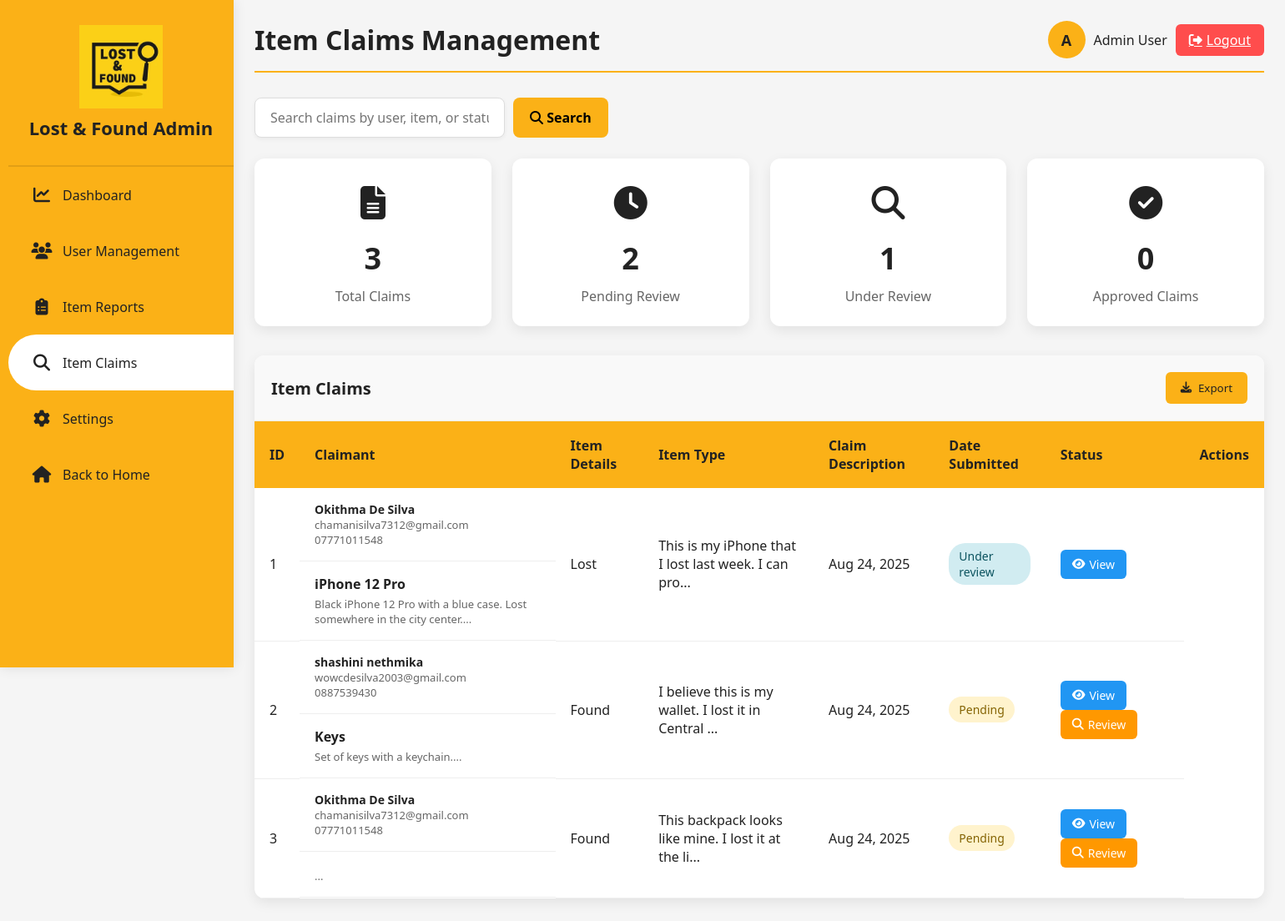
Page /itemclaims.php (signed in) on the committed database.
### tables this page shows
CREATE TABLE IF NOT EXISTS item_claims (
    id INT(11) NOT NULL AUTO_INCREMENT,
    user_id INT(11) NOT NULL,
    item_id INT(11) NOT NULL,
    item_type ENUM('lost', 'found') NOT NULL,
    claim_description TEXT NOT NULL,
    proof_details TEXT,
    status ENUM('pending', 'under_review', 'approved', 'rejected') DEFAULT 'pending',
    admin_notes TEXT,
    created_at TIMESTAMP DEFAULT CURRENT_TIMESTAMP,
    updated_at TIMESTAMP DEFAULT CURRENT_TIMESTAMP ON UPDATE CURRENT_TIMESTAMP,
    PRIMARY KEY (id),
    FOREIGN KEY (user_id) REFERENCES user_details(id) ON DELETE CASCADE
);

CREATE TABLE `user_details` (
  `id` int(11) NOT NULL,
  `full_name` varchar(100) NOT NULL,
  `username` varchar(250) DEFAULT NULL,
  `email` varchar(100) NOT NULL,
  `nic` varchar(20) NOT NULL,
  `address_line1` varchar(150) NOT NULL,
  `address_line2` varchar(150) DEFAULT NULL,
  `contact_number` varchar(20) DEFAULT NULL,
  `password` varchar(255) NOT NULL,
  `created_at` timestamp NOT NULL DEFAULT current_timestamp()
);

### itemclaims.php (the view, shortened to what this page needs)
<?php
$servername = "localhost";
$username = "root";
$password = "";
$dbname = "lostfounddb";
$conn = new mysqli($servername, $username, $password, $dbname);
$searchTerm = "";
$claims = [];
if ($_SERVER["REQUEST_METHOD"] == "POST" && isset($_POST['search'])) {
    $searchTerm = $conn->real_escape_string($_POST['search']);
    $sql = "SELECT ic.*, ud.full_name, ud.email, ud.contact_number,
                   CASE
                     WHEN ic.item_type = 'lost' THEN li.item_name
                     ELSE fi.item_name
                   END as item_name,
                   CASE
                     WHEN ic.item_type = 'lost' THEN li.description
                     ELSE fi.description
                   END as item_description
            FROM item_claims ic
            JOIN user_details ud ON ic.user_id = ud.id
            LEFT JOIN lost_items li ON ic.item_type = 'lost' AND ic.item_id = li.id
            LEFT JOIN found_items fi ON ic.item_type = 'found' AND ic.item_id = fi.id
            WHERE ud.full_name LIKE '%$searchTerm%' OR
                  ud.email LIKE '%$searchTerm%' OR
                  ic.claim_description LIKE '%$searchTerm%' OR
                  ic.status LIKE '%$searchTerm%'
            ORDER BY ic.created_at DESC";
} else {
    $sql = "SELECT ic.*, ud.full_name, ud.email, ud.contact_number,
                   CASE
                     WHEN ic.item_type = 'lost' THEN li.item_name
                     ELSE fi.item_name
                   END as item_name,
                   CASE
                     WHEN ic.item_type = 'lost' THEN li.description
                     ELSE fi.description
                   END as item_description
            FROM item_claims ic
            JOIN user_details ud ON ic.user_id = ud.id
            LEFT JOIN lost_items li ON ic.item_type = 'lost' AND ic.item_id = li.id
            LEFT JOIN found_items fi ON ic.item_type = 'found' AND ic.item_id = fi.id
            ORDER BY ic.created_at DESC";
}
$result = $conn->query($sql);
if ($result && $result->num_rows > 0) {
    while($row = $result->fetch_assoc()) {
        $claims[] = $row;
    }
}
$totalClaims = 0;
$pendingClaims = 0;
$underReviewClaims = 0;
$approvedClaims = 0;
$sql = "SELECT COUNT(*) as total FROM item_claims";
$result = $conn->query($sql);
if ($result) {
    $totalClaims = $result->fetch_assoc()['total'];
}
$sql = "SELECT COUNT(*) as count FROM item_claims WHERE status = 'pending'";
$result = $conn->query($sql);
if ($result) {
    $pendingClaims = $result->fetch_assoc()['count'];
}
$sql = "SELECT COUNT(*) as count FROM item_claims WHERE status = 'under_review'";
$result = $conn->query($sql);
if ($result) {
    $underReviewClaims = $result->fetch_assoc()['count'];
}
$sql = "SELECT COUNT(*) as count FROM item_claims WHERE status = 'approved'";
$result = $conn->query($sql);
if ($result) {
    $approvedClaims = $result->fetch_assoc()['count'];
}
?>
<!DOCTYPE html>
<html lang="en">
<head>
    <link rel="stylesheet" href="https://cdnjs.cloudflare.com/ajax/libs/font-awesome/6.4.0/css/all.min.css">
</head>
<body>
    <div class="container">
        <div class="navigation">
            <a href="#" class="logo-link">
                <span class="icon">
                    <img src="logo2.png" alt="Logo">
                </span>
                <span class="logo-text">Lost & Found Admin</span>
            </a>
            <ul>
                <li>
                    <a href="admindashboard.php">
                        <span class="icon"><i class="fas fa-chart-line"></i></span>
                        <span class="title">Dashboard</span>
                    </a>
                </li>
                <li>
                    <a href="usermanagement.php">
                        <span class="icon"><i class="fas fa-users"></i></span>
                        <span class="title">User Management</span>
                    </a>
                </li>
                <li>
                    <a href="itemreports.php">
                        <span class="icon"><i class="fas fa-clipboard-list"></i></span>
                        <span class="title">Item Reports</span>
                    </a>
                </li>
                <li>
                    <a href="#" class="active">
                        <span class="icon"><i class="fas fa-search"></i></span>
                        <span class="title">Item Claims</span>
                    </a>
                </li>
                <li>
                    <a href="#">
                        <span class="icon"><i class="fas fa-cog"></i></span>
                        <span class="title">Settings</span>
                    </a>
                </li>
                <li>
                    <a href="home.html">
                        <span class="icon"><i class="fas fa-home"></i></span>
                        <span class="title">Back to Home</span>
                    </a>
                </li>
            </ul>
        </div>
        <div class="main-content">
            <div class="dashboard-header">
                <h1 class="dashboard-title">Item Claims Management</h1>
                <div style="display: flex; align-items: center;">
                    <div class="user-welcome">
                        <div class="user-avatar">A</div>
                        <div>Admin User</div>
                    </div>
                    <a href="logout.php" class="logout-btn">
                        <i class="fas fa-sign-out-alt"></i> Logout
                    </a>
                </div>
            </div>
            <form method="POST" action="" class="search-container">
                <input type="text" class="search-input" name="search" placeholder="Search claims by user, item, or status..."
                       value="<?php echo htmlspecialchars($searchTerm); ?>">
                <button type="submit" class="search-btn">
                    <i class="fas fa-search"></i> Search
                </button>
            </form>
            <div class="stats-container">
                <div class="stat-card fade-in">
                    <div class="stat-icon"><i class="fas fa-file-alt"></i></div>
                    <div class="stat-number"><?php echo $totalClaims; ?></div>
                    <div class="stat-label">Total Claims</div>
                </div>
                <div class="stat-card fade-in">
                    <div class="stat-icon"><i class="fas fa-clock"></i></div>
                    <div class="stat-number"><?php echo $pendingClaims; ?></div>
                    <div class="stat-label">Pending Review</div>
                </div>
                <div class="stat-card fade-in">
                    <div class="stat-icon"><i class="fas fa-search"></i></div>
                    <div class="stat-number"><?php echo $underReviewClaims; ?></div>
                    <div class="stat-label">Under Review</div>
                </div>
                <div class="stat-card fade-in">
                    <div class="stat-icon"><i class="fas fa-check-circle"></i></div>
                    <div class="stat-number"><?php echo $approvedClaims; ?></div>
                    <div class="stat-label">Approved Claims</div>
                </div>
            </div>
            <div class="table-container fade-in">
                <div class="table-header">
                    <div class="table-title">Item Claims</div>
                    <div class="action-buttons">
                        <button class="btn btn-primary">
                            <i class="fas fa-download"></i> Export
                        </button>
                    </div>
                </div>
                <table class="claims-table">
                    <thead>
                        <tr>
                            <th>ID</th>
                            <th>Claimant</th>
                            <th>Item Details</th>
                            <th>Item Type</th>
                            <th>Claim Description</th>
                            <th>Date Submitted</th>
                            <th>Status</th>
                            <th>Actions</th>
                        </tr>
                    </thead>
                    <tbody>
                        <?php if (!empty($claims)): ?>
                            <?php foreach ($claims as $claim): ?>
                                <tr>
                                    <td><?php echo $claim['id']; ?></td>
                                    <td class="user-info">
                                        <span class="user-name"><?php echo htmlspecialchars($claim['full_name']); ?></span>
                                        <span class="user-contact"><?php echo htmlspecialchars($claim['email']); ?></span>
                                        <span class="user-contact"><?php echo htmlspecialchars($claim['contact_number']); ?></span>
                                    </td>
                                    <td class="item-info">
                                        <span class="item-name"><?php echo htmlspecialchars($claim['item_name']); ?></span>
                                        <span class="item-desc"><?php echo htmlspecialchars(substr($claim['item_description'], 0, 100)); ?>...</span>
                                    </td>
                                    <td><?php echo ucfirst($claim['item_type']); ?></td>
                                    <td><?php echo htmlspecialchars(substr($claim['claim_description'], 0, 50)); ?>...</td>
                                    <td><?php echo date('M j, Y', strtotime($claim['created_at'])); ?></td>
                                    <td>
                                        <span class="status-<?php echo $claim['status']; ?>">
                                            <?php echo str_replace('_', ' ', ucfirst($claim['status'])); ?>
                                        </span>
                                    </td>
                                    <td>
                                        <button class="action-btn btn-view view-claim" data-id="<?php echo $claim['id']; ?>">
                                            <i class="fas fa-eye"></i> View
                                        </button>
                                        <?php if ($claim['status'] == 'pending'): ?>
                                            <button class="action-btn btn-review review-claim" data-id="<?php echo $claim['id']; ?>">
                                                <i class="fas fa-search"></i> Review
                                            </button>
                                        <?php endif; ?>
                                    </td>
                                </tr>
                            <?php endforeach; ?>
                        <?php endif; ?>
                    </tbody>
                </table>
            </div>
        </div>
    </div>
</body>
</html>

### rows in the picture
item_claims: id "1", user.full_name "Okithma De Silva", user.email "chamanisilva7312@gmail.com", user.contact_number "07771011548", item_name "iPhone 12 Pro", item_description "Black iPhone 12 Pro with a blue case. Lost somewhere in the city center.", item_type "Lost", claim_description "This is my iPhone that I lost last week. I can pro", created_at "Aug 24, 2025", status "Under review"
item_claims: id "2", user.full_name "shashini nethmika", user.email "wowcdesilva2003@gmail.com", user.contact_number "0887539430", item_name "Keys", item_description "Set of keys with a keychain.", item_type "Found", claim_description "I believe this is my wallet. I lost it in Central", created_at "Aug 24, 2025", status "Pending"
item_claims: id "3", user.full_name "Okithma De Silva", user.email "chamanisilva7312@gmail.com", user.contact_number "07771011548", item_type "Found", claim_description "This backpack looks like mine. I lost it at the li", created_at "Aug 24, 2025", status "Pending"

### other values in the picture
$totalClaims "3"
$pendingClaims "2"
$underReviewClaims "1"
$approvedClaims "0"
